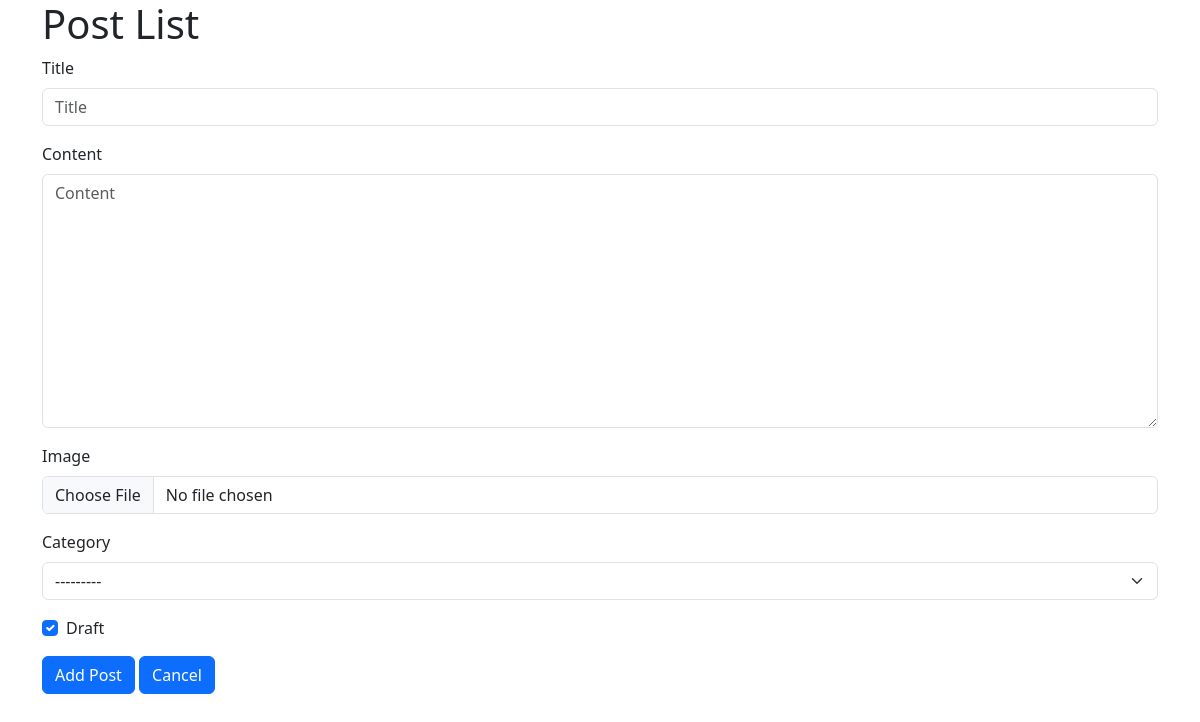
Page /blog/ on the earlier database version.
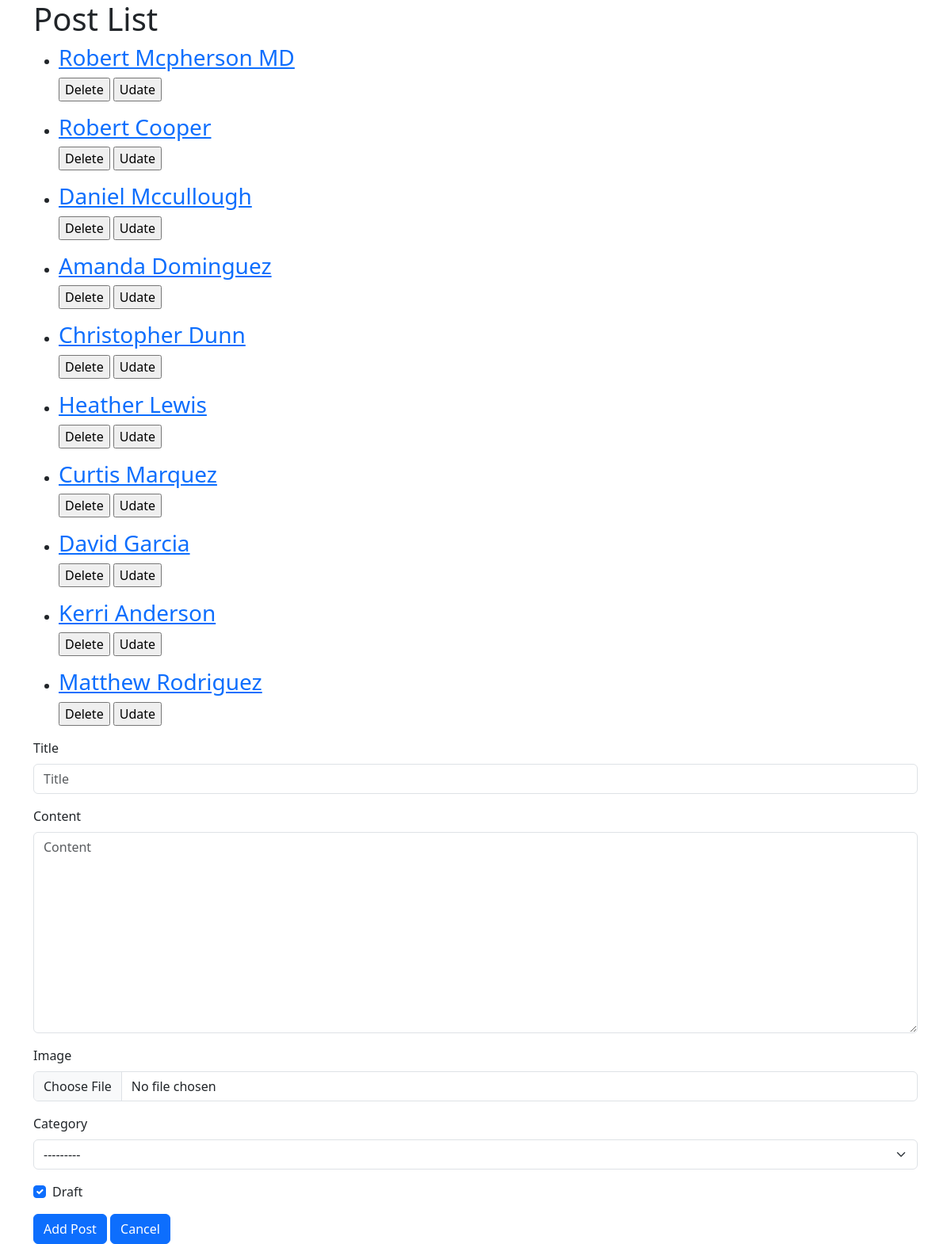
Same page on the later database version.
### blog/models.py (models this page shows, shortened)
class Post(models.Model):
    user=models.ForeignKey(User,related_name='post_user',on_delete=models.CASCADE)
    title=models.CharField(max_length=120)
    content=models.TextField(max_length=2500)
    image=models.ImageField(upload_to='photo_post')
    publish_date=models.DateTimeField(default=timezone.now)
    tags = TaggableManager()
    category=models.ForeignKey('Category',related_name='post_category',on_delete=models.SET_NULL,null=True,blank=True)
    slug=models.SlugField(null=True,blank=True)
    draft=models.BooleanField(default=True)
    def __str__(self):
        return self.title

### blog/views.py (the view)
# urls.py: path('',views.post_list,name='post-list'),
def post_list(request):
    posts=Post.objects.all().order_by('-id')[:10]
    if request.method=='POST':
         form=PostForm(request.POST,request.FILES)
         if form.is_valid():
             myform=form.save(commit=False)
             myform.user=request.user
             myform.save()
             return redirect('/blog/')
    else:
        form=PostForm()
    context={
        'posts':posts,
        'form':form
    }
    return render(request,'blog/post_list.html',context)

### blog/forms.py
class PostForm(forms.ModelForm):
    class Meta:
        model=Post
        fields=['title','content','image','category','draft']

### blog/models.py (called while the page is built)
    def __str__(self):
        return self.name

### blog/templates/blog/post_list.html (shortened to what this page needs)
{% load django_bootstrap5 %}
<!doctype html>
<html lang="en">
  <head>
    <link href="https://cdn.jsdelivr.net/npm/bootstrap@5.3.5/dist/css/bootstrap.min.css" rel="stylesheet">
  </head>
  <body>
    <div class="container">
        <h1>Post List</h1>
        {% for object in posts %}
        <ul>
            <li>
                <a href="/blog/{{object.slug}}"><h3>{{object}}</h3></a>
            </li>
            <input type="submit" value="Delete">
            <input type="submit" value="Udate">
        </ul>
    {% endfor %}
    <form action="" method="post" enctype="multipart/form-data">
        {% bootstrap_form form %}
        {% bootstrap_button button_type="submit" content="Add Post" %}
        {% bootstrap_button button_type="reset" content="Cancel" %}
    </form>
    </div>
  </body>
</html>

Differences in the rows shown:
added Post: title "Robert Mcpherson MD"
added Post: title "Robert Cooper"
added Post: title "Daniel Mccullough"
added Post: title "Amanda Dominguez"
added Post: title "Christopher Dunn"
added Post: title "Heather Lewis"
added Post: title "Curtis Marquez"
added Post: title "David Garcia"
added Post: title "Kerri Anderson"
added Post: title "Matthew Rodriguez"
